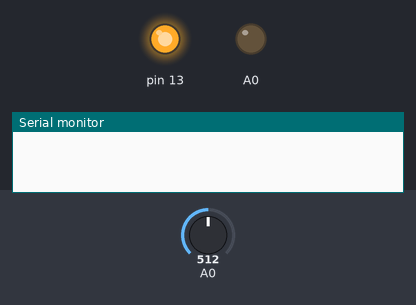
This sketch was run on a simulated Arduino Uno, built with avr-gcc and run on an emulated ATmega328P. On the bench: output pins drawn as LEDs (lit = HIGH), the last lines printed to the serial monitor. The inputs (shaded band) are chosen by the test bench; at power-on: A0 = 512.

Above: at 0.05 s.
At 5.0 s:
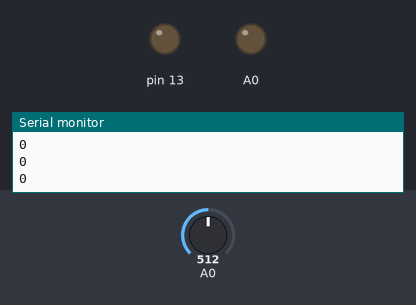
Timing chart, 0 to 6.5 s (numbered marks = the images above):
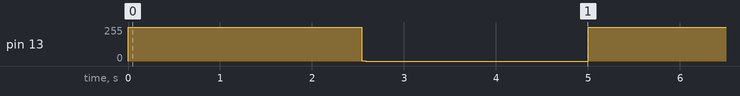

Measured:
- by itself, pin 13: repeats every 5.0 s: 3/255 0.04 s, 0/255 2.4 s, 255/255 2.5 s

The sketch:

Slow_PWM.ino
```cpp
#include "SlowPWM.h"

// 1 Led PWM.

SlowPWM myLedPWM(5000, A0, 13); // Creates a SlowPWM object.

void setup() {
  Serial.begin(9600);
  pinMode(A0, INPUT);
  pinMode(13, OUTPUT);
}

unsigned long long timer = millis();

void loop() {
  analogWrite(A0, 125);
  myLedPWM.on();

  if(millis() - timer > 500){
    timer = millis();
    Serial.println(digitalRead(13));
  }
}
```

SlowPWM.cpp
```cpp
/*
  SlowPWM - v1.0.1 - 19/11/2014
  Arduino library for low frequency PWM.
  Created by William Koch.
  Released into the public domain.
*/

#include "Arduino.h"
#include "SlowPWM.h"

#define BETWEEN(x, a, b)  ((a) <= (x) && (x) <= (b))

SlowPWM::SlowPWM(unsigned long duty_cycle, byte input, byte output) {
  pinMode(input, INPUT);
  pinMode(output, OUTPUT);
  _duty_cycle = duty_cycle;
  _input = input;
  _output = output;
  _start = 0;
  _status = _active = false;
  _res = 1023;
}

SlowPWM::SlowPWM(unsigned long duty_cycle, byte input, byte output, byte bits) {
  pinMode(input, INPUT);
  pinMode(output, OUTPUT);
  _duty_cycle = duty_cycle;
  _input = input;
  _output = output;
  _start = 0;
  _status = _active = false;
  bits == 12 ? _res = 4095 : _res = 1023;
}

void SlowPWM::on() {
  if (!_status) {
    _status = true;
  }
  SlowPWM::update();
}

void SlowPWM::update() {
  _now = millis();
  if (_status) {
    if (_start >= _end || _start == 0) {
      _high = _start + map(analogRead(_input), 0, _res, 0, _duty_cycle);
      _end  = _start + _duty_cycle;
      if (_start == 0) {_start = _now;}
    }
    if (BETWEEN(_now, _start, _high) && !_active) { // _now >= _start && _now <= _high
      digitalWrite(_output, HIGH);
      _active = true;
    } else if (BETWEEN(_now, _high, _end) && _active) { // _now > _high && _now < _end
      digitalWrite(_output, LOW);
      _active = false;
    } else if (_now >= _end) {
      _start = _end;
    }
  }
}

void SlowPWM::off() {
  if (_status) {
    _status = false;
    digitalWrite(_output, LOW);
  }
}
```

SlowPWM.h
```cpp
/*
  SlowPWM - v1.0.1 - 19/11/2014
  Arduino library for low frequency PWM.
  Created by William Koch.
  Released into the public domain.
*/

#ifndef SlowPWM_h
#define SlowPWM_h

#include "Arduino.h"

class SlowPWM {
  public:
    SlowPWM(unsigned long duty_cycle, byte input, byte output);
    SlowPWM(unsigned long duty_cycle, byte input, byte output, byte bits);

    void on();
    void off();
    void update();
  private:
    unsigned long _duty_cycle, _start, _high, _end, _now;
    int _res;
    byte _input, _output;
    boolean _status, _active;
};

#endif
```
